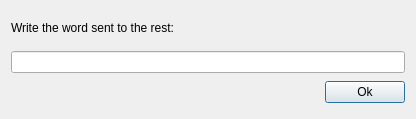
<?xml version="1.0" encoding="UTF-8"?>
<ui version="4.0">
 <class>TransmittedWord</class>
 <widget class="QDialog" name="TransmittedWord">
  <property name="geometry">
   <rect>
    <x>0</x>
    <y>0</y>
    <width>416</width>
    <height>119</height>
   </rect>
  </property>
  <property name="minimumSize">
   <size>
    <width>416</width>
    <height>119</height>
   </size>
  </property>
  <property name="maximumSize">
   <size>
    <width>416</width>
    <height>119</height>
   </size>
  </property>
  <property name="windowTitle">
   <string>Dialog</string>
  </property>
  <layout class="QVBoxLayout" name="verticalLayout">
   <item>
    <widget class="QLabel" name="textLabel">
     <property name="maximumSize">
      <size>
       <width>394</width>
       <height>30</height>
      </size>
     </property>
     <property name="text">
      <string>Write the word sent to the rest:</string>
     </property>
    </widget>
   </item>
   <item>
    <widget class="QLineEdit" name="wordLineEdit"/>
   </item>
   <item>
    <layout class="QHBoxLayout" name="horizontalLayout">
     <item>
      <spacer name="horizontalSpacer">
       <property name="orientation">
        <enum>Qt::Horizontal</enum>
       </property>
       <property name="sizeHint" stdset="0">
        <size>
         <width>40</width>
         <height>20</height>
        </size>
       </property>
      </spacer>
     </item>
     <item>
      <widget class="QPushButton" name="okButton">
       <property name="text">
        <string>Ok</string>
       </property>
      </widget>
     </item>
    </layout>
   </item>
  </layout>
 </widget>
 <resources/>
 <connections/>
</ui>
